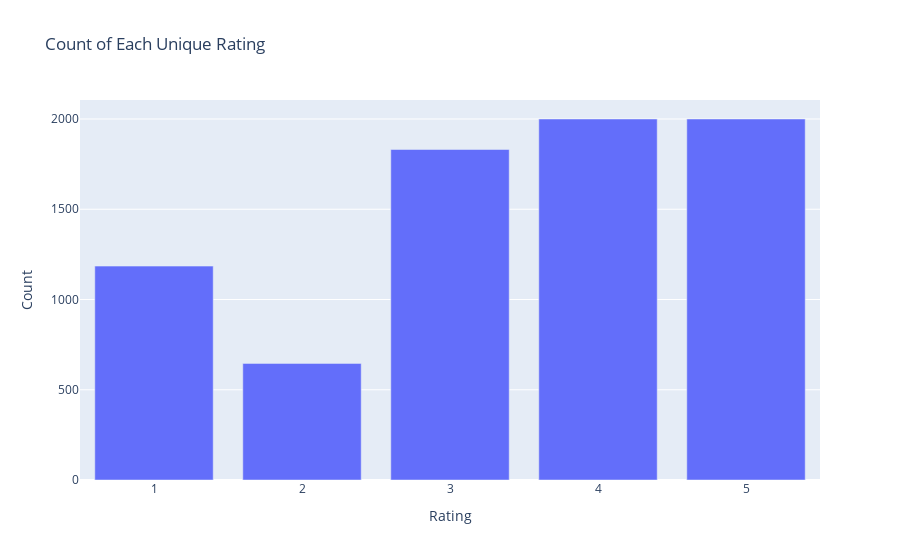

Notebook code cell kept with this figure:
### Code cell
display_ratings(train_df)

### Figure 1 — Plotly figure (JSON) as saved in the notebook; plotly's stock layout.template omitted (floating-point values rounded to 4 significant figures)
{"data": [{"alignmentgroup": "True", "hovertemplate": "Rating=%{x}<br>Count=%{y}<extra></extra>", "legendgroup": "", "marker": {"color": "#636efa", "pattern": {"shape": ""}}, "name": "", "offsetgroup": "", "orientation": "v", "showlegend": false, "textposition": "auto", "type": "bar", "x": [5, 4, 3, 1, 2], "xaxis": "x", "y": [2000, 2000, 1831, 1185, 646], "yaxis": "y"}], "layout": {"barmode": "relative", "legend": {"tracegroupgap": 0}, "title": {"text": "Count of Each Unique Rating"}, "xaxis": {"anchor": "y", "domain": [0, 1], "title": {"text": "Rating"}}, "yaxis": {"anchor": "x", "domain": [0, 1], "title": {"text": "Count"}}}}
